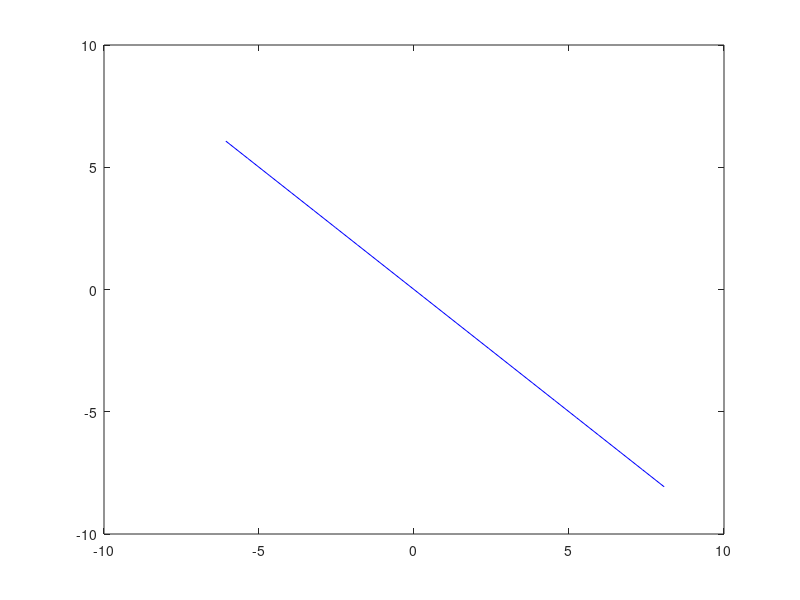

Write the MATLAB code that produced this figure.
function phasePortreitLinSystem
    A = [1,2;4,3];
    b = [1; -1];
    tmax = 5;
    
  

% namirane na ravnovestna tochka
    eqPoint = A\(-b);
    eqPoint

    plot(eqPoint(1), eqPoint(2), "r*")

    axis([eqPoint(1)-5, eqPoint(1)+5, eqPoint(2)-5, eqPoint(2)+5])

    % sobstveni vektori i stoinosti na matricata A

    [T,D] = eig(A);

    % sobstveni pravi

    if imag(D(1,1)) == 0
        xx = -10:1:10;

        plot(eqPoint(1)+xx*T(1,1), eqPoint(2)+xx*T(2,1), "b")
    end

end
